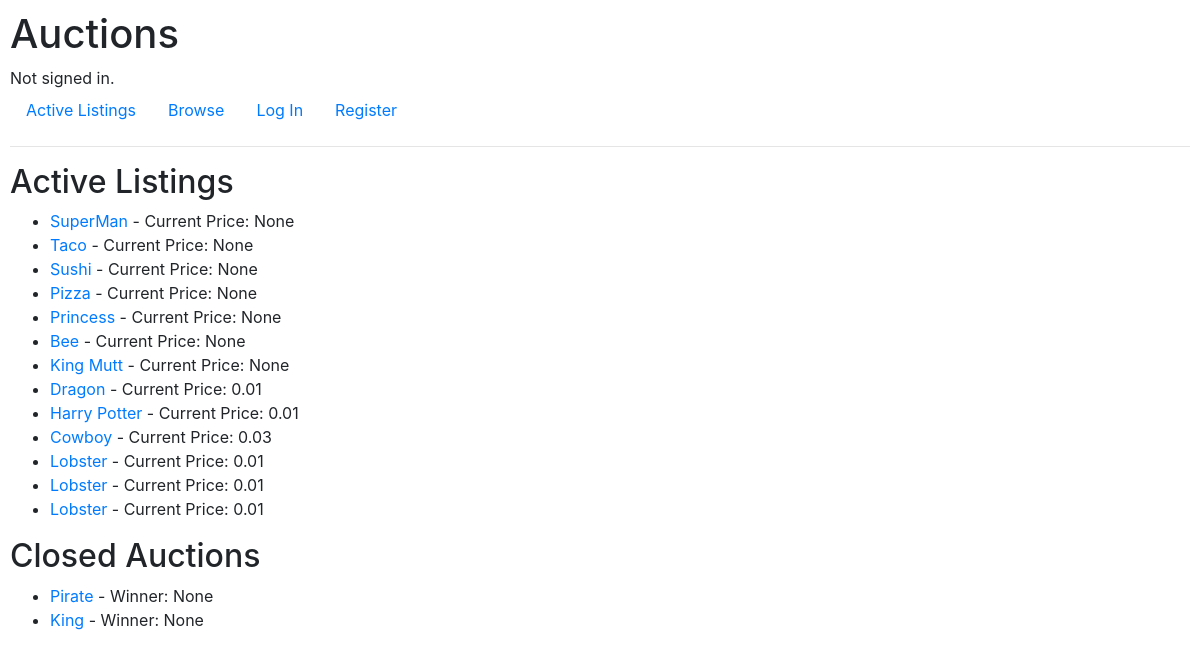
Before: / with the older database file.
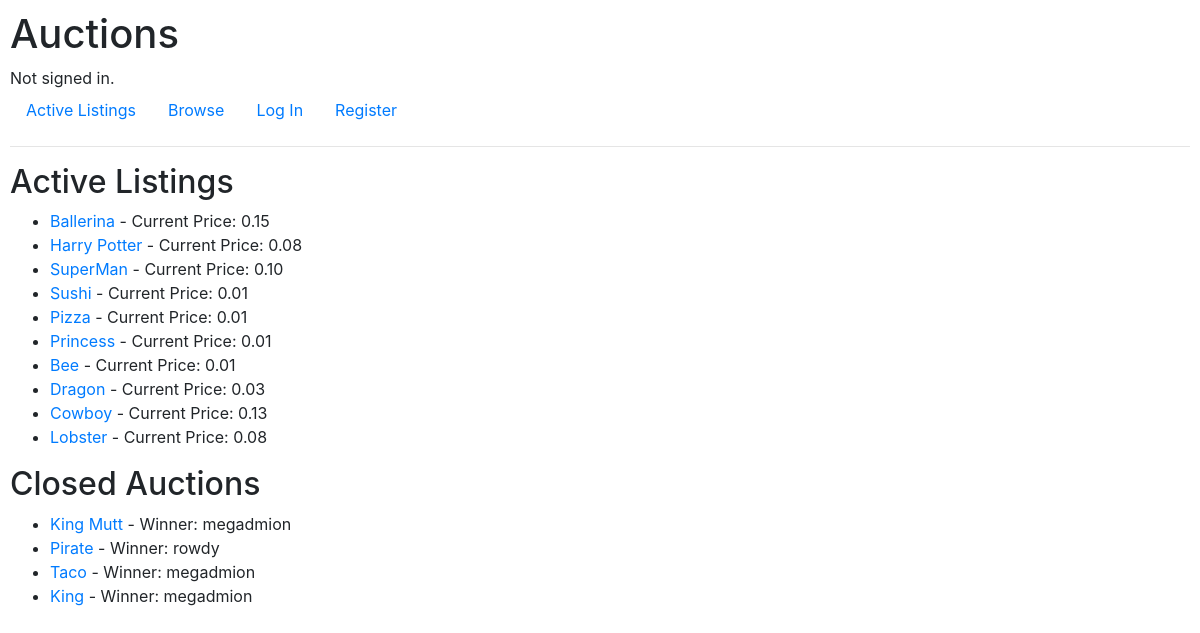
After: the same page with the newer database file.
### auctions/models.py (models this page shows, shortened)
class Listing(models.Model):
    title = models.CharField(max_length=50)
    description = models.TextField(max_length=350)
    imageURL = models.URLField(max_length=250, blank=True, null=True)
    listing_created = models.DateField(auto_now_add=True)
    last_modified = models.DateTimeField(auto_now=True, blank=True, null=True)
    creator = models.ForeignKey(User, on_delete=models.CASCADE, related_name="listings_by_creator")
    winner = models.ForeignKey(User, on_delete=models.CASCADE, blank=True, null=True, related_name="winnings")
    STATUS = Choices('Active', 'Closed')
    status = StatusField()
    current_price = models.DecimalField(max_digits=10, blank=True, null=True, decimal_places=2)
    reserve = models.DecimalField(max_digits=10, decimal_places=2, default=0.01, validators = [MinValueValidator(Decimal('0.01'))])
    bidders = models.ManyToManyField(User, blank=True, related_name="listings")
    categories = models.ManyToManyField(Category, related_name="items_by_category")
    pet_type = models.ForeignKey(Pet, on_delete=models.CASCADE, related_name="items_by_pet")

class User(AbstractUser):
    pass

### auctions/views.py (the view)
# urls.py: path("", views.index, name="index"),
def index(request):
    return render(request, "auctions/index.html", {
        "listings": Listing.objects.order_by('-last_modified').filter(status='Active'),
        "ended": Listing.objects.order_by('-last_modified').filter(status='Closed')
    })

### auctions/templates/auctions/index.html (shortened to what this page needs)
{% extends "auctions/layout.html" %}
{% block body %}
    <h2>Active Listings</h2>
    <ul>
        {% for listing in listings %}
        <li>
            <a href="{% url 'listing' listing.id %}">
            {{ listing.title }}
            </a>
            - Current Price: {{ listing.current_price }}
        </li>
        {% endfor %}
    </ul>
    <h2>Closed Auctions</h2>
    <ul>
        {% for listing in ended %}
        <li>
            <a href="{% url 'listing' listing.id %}">
            {{ listing.title }}
            </a>
            - Winner: {{ listing.winner }}
        </li>
        {% endfor %}
    </ul>
{% endblock %}

### auctions/templates/auctions/layout.html (shortened to what this page needs)
{% load static %}
<!DOCTYPE html>
<html lang="en">
    <head>
        <link rel="stylesheet" href="https://stackpath.bootstrapcdn.com/bootstrap/4.4.1/css/bootstrap.min.css">
        <link href="{% static 'auctions/styles.css' %}" rel="stylesheet">
    </head>
    <body>
        <h1>Auctions</h1>
        <div>
            {% if user.is_authenticated %}
                Signed in as <strong>{{ user.username }}</strong>.
            {% else %}
                Not signed in.
            {% endif %}
        </div>
        <ul class="nav">
            <li class="nav-item">
                <a class="nav-link" href="{% url 'index' %}">Active Listings</a>
            </li>
            <li class="nav-item">
                <a class="nav-link" href="{% url 'browse' %}">Browse</a>
            </li>
            {% if user.is_authenticated %}
                <li class="nav-item">
                    <a class="nav-link" href="{% url 'logout' %}">Log Out</a>
                </li>
                <li class="nav-item">
                    <a class="nav-link" href="{% url 'new' %}">Add New Listing</a>
                </li>
            {% else %}
                <li class="nav-item">
                    <a class="nav-link" href="{% url 'login' %}">Log In</a>
                </li>
                <li class="nav-item">
                    <a class="nav-link" href="{% url 'register' %}">Register</a>
                </li>
            {% endif %}
        </ul>
        <hr>
        {% block body %}
        {% endblock %}
    </body>
</html>

### auctions/static/auctions/styles.css (style rules this page uses)
body { padding: 10px; }

Changed rows visible on the page:
removed Listing: title "Lobster", current_price "0.01", shown under "Active Listings"
removed Listing: title "Lobster", current_price "0.01", shown under "Active Listings"
added Listing: title "Ballerina", current_price "0.15", shown under "Active Listings"
changed Listing "Harry Potter": current_price "0.01" → "0.08"; moves up the list
changed Listing "SuperMan": current_price "None" → "0.10"
changed Listing "Sushi": current_price "None" → "0.01"
changed Listing "Pizza": current_price "None" → "0.01"
changed Listing "Princess": current_price "None" → "0.01"
changed Listing "Bee": current_price "None" → "0.01"
changed Listing "Dragon": current_price "0.01" → "0.03"
changed Listing "Cowboy": current_price "0.03" → "0.13"
changed Listing "Lobster": current_price "0.01" → "0.08"
changed Listing "King Mutt": moves from the list under "Active Listings" to the list under "Closed Auctions"
changed Listing "Pirate": winner "None" → "rowdy"
changed Listing "Taco": moves from the list under "Active Listings" to the list under "Closed Auctions"
changed Listing "King": winner "None" → "megadmion"
